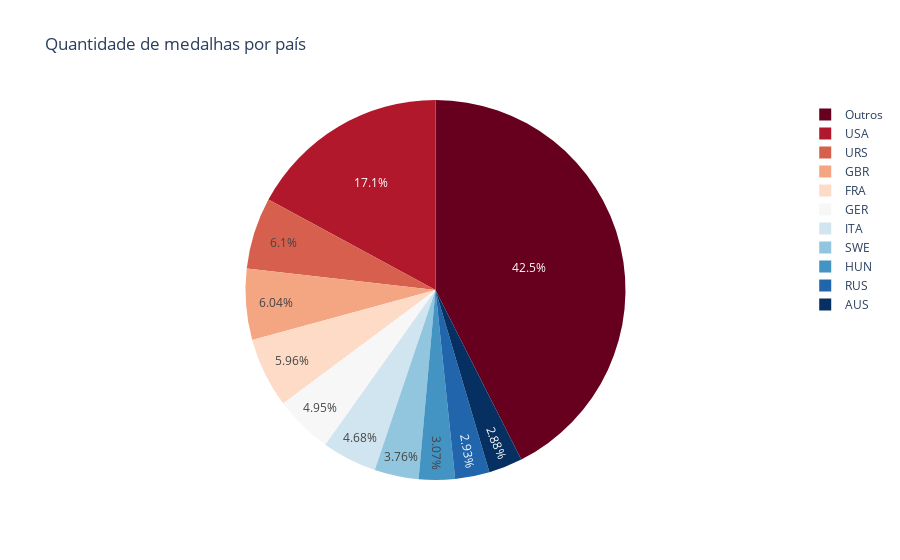

This figure's notebook cell:
### Code cell
fig10 = px.pie(df_atletas_verao_medalhas_por_evento_total_paises_top11, values='Total', names='NOC', title='Quantidade de medalhas por país',
             color_discrete_sequence=px.colors.sequential.RdBu)
fig10.show()

### Figure 1 — Plotly figure (JSON) as saved in the notebook; plotly's stock layout.template omitted (floating-point values rounded to 4 significant figures)
{"data": [{"domain": {"x": [0, 1], "y": [0, 1]}, "hovertemplate": "NOC=%{label}<br>Total=%{value}<extra></extra>", "labels": ["USA", "URS", "GBR", "FRA", "GER", "ITA", "SWE", "HUN", "RUS", "AUS", "Outros"], "legendgroup": "", "name": "", "showlegend": true, "type": "pie", "values": [892, 318, 315, 311, 258, 244, 196, 160, 153, 150, 2219]}], "layout": {"legend": {"tracegroupgap": 0}, "piecolorway": ["rgb(103,0,31)", "rgb(178,24,43)", "rgb(214,96,77)", "rgb(244,165,130)", "rgb(253,219,199)", "rgb(247,247,247)", "rgb(209,229,240)", "rgb(146,197,222)", "rgb(67,147,195)", "rgb(33,102,172)", "rgb(5,48,97)"], "title": {"text": "Quantidade de medalhas por país"}}}
